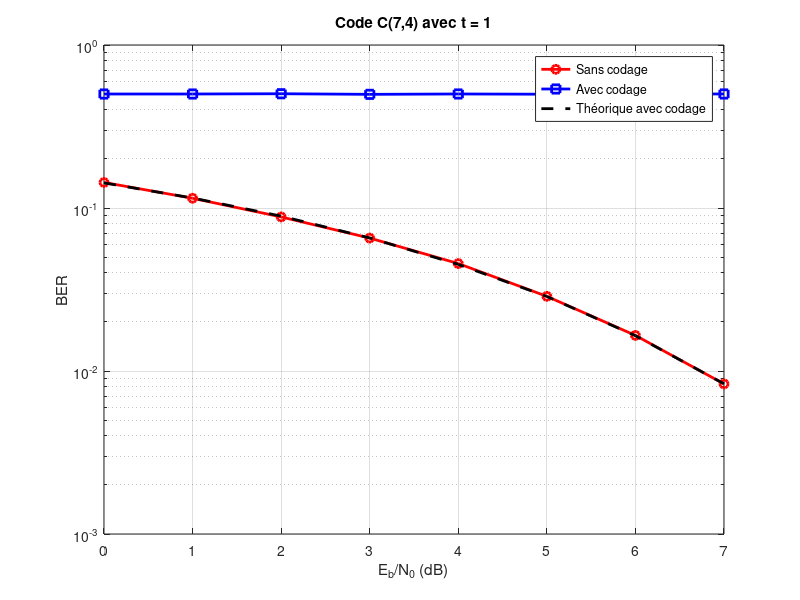
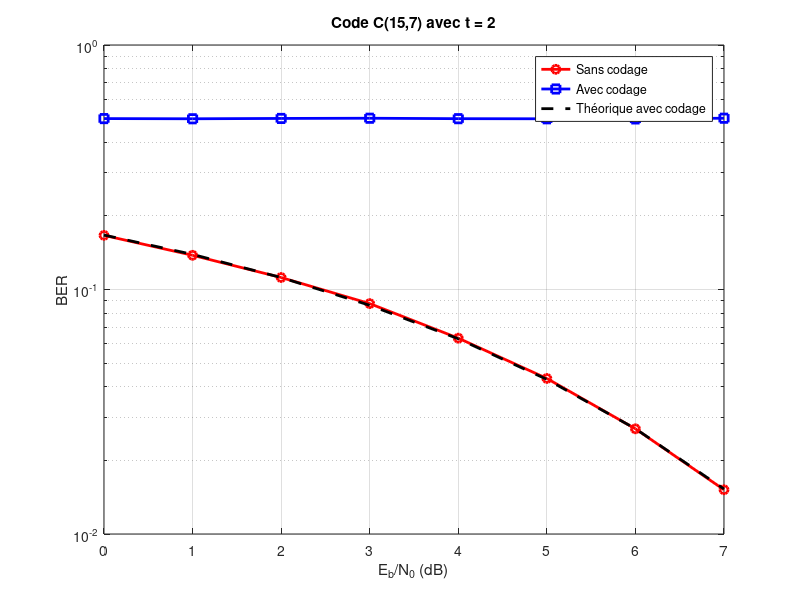
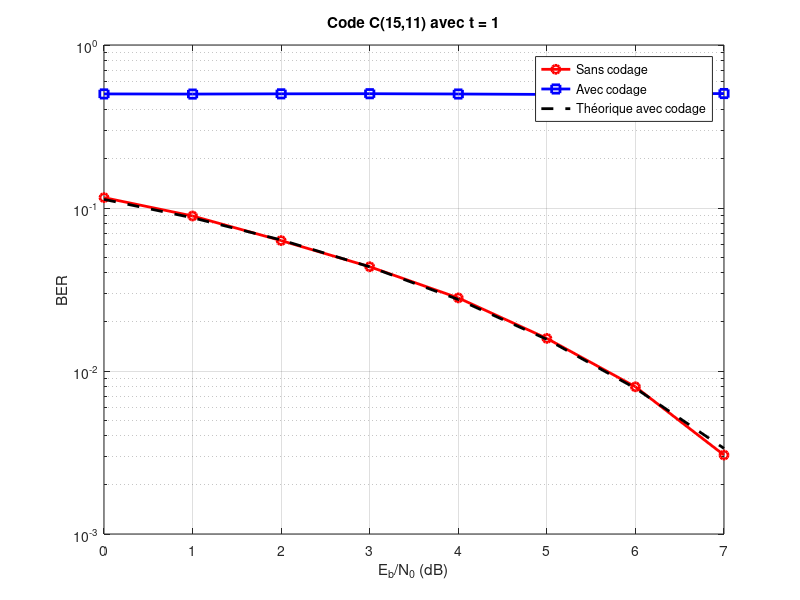
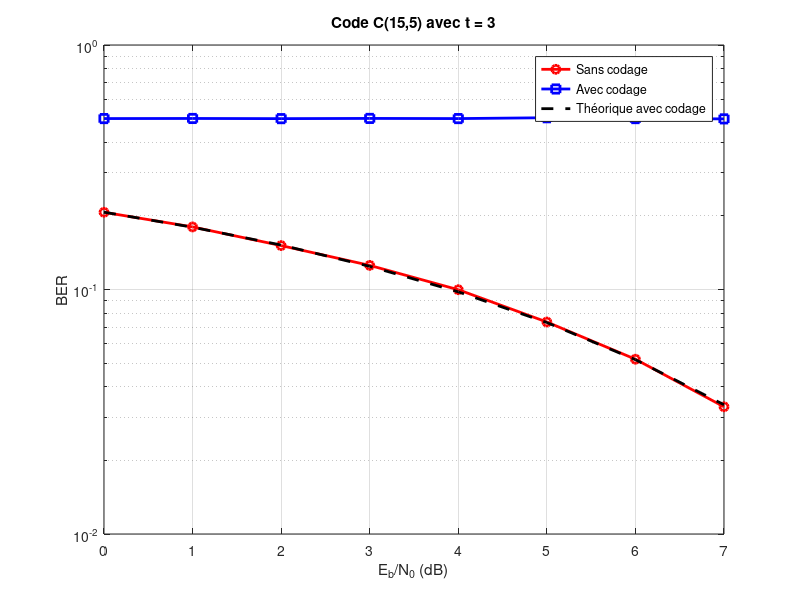

Reproduce these figures in MATLAB, in order.
% ------------------- Paramètres de simulation pour les codes cycliques -------------------
codes = [
    7, 4, 1;  % Code (7,4,1)
    15, 7, 2; % Code (15,7,2)
    15, 11, 1; % Code (15,11,1)
    15, 5, 3 % Code (15,5,3) avec pouvoir correcteur de 3
];
EbN0_dB = 0:7; % Plage de Eb/N0 en dB
num_bits = 1e5; % Nombre total de bits simulés

% Initialisation des résultats
ber_no_coding = zeros(length(EbN0_dB), size(codes, 1));
ber_with_coding = zeros(length(EbN0_dB), size(codes, 1));
ber_theoretical = zeros(length(EbN0_dB), size(codes, 1));

% ------------------- Simulation pour chaque code -------------------
for code_idx = 1:size(codes, 1)
    % Récupérer les paramètres (n, k, t)
    n = codes(code_idx, 1);
    k = codes(code_idx, 2);
    t = codes(code_idx, 3); % Pouvoir correcteur
    R = k / n; % Taux de codage
    disp(['Simulation pour le code cyclique C(', num2str(n), ',', num2str(k), ') avec t = ', num2str(t)]);

    % Choix du polynôme générateur en fonction du code (n, k)
    if n == 7 && k == 4
        gen_poly = [1 0 1 1]; % Polynôme pour (7, 4)
    elseif n == 15 && k == 11
        gen_poly = [1 0 0 1 1]; % Polynôme pour (15, 11)
    elseif n == 15 && k == 7
        gen_poly = [1 1 1 0 1 0 0 0 1]; % Polynôme pour (15, 7)
    elseif n == 15 && k == 5
        gen_poly = [1 0 1 0 0 1 1 0 1 1 1]; % Polynôme pour (15, 5)
    else
        error('Polynôme générateur non défini pour ce code (n, k).');
    end
    disp(['Polynôme générateur : ', mat2str(gen_poly)]);

    % Initialisation des BER
    ber_no_coding_code = zeros(size(EbN0_dB));
    ber_with_coding_code = zeros(size(EbN0_dB));
    ber_theoretical_code = zeros(size(EbN0_dB));

    % Simulation pour chaque Eb/N0
    for idx = 1:length(EbN0_dB)
        % Convertir Eb/N0 dB en Eb/N0 linéaire
        EbN0 = 10^(EbN0_dB(idx)/10);
        noise_variance = 1 / (2 * R * EbN0); % Variance du bruit

        % Génération des messages aléatoires
        num_blocks = ceil(num_bits / k); % Nombre de blocs de k bits
        msg = randi([0 1], num_blocks, k);

        % Sans codage
        tx_no_coding = 2 * msg(:) - 1; % Modulation BPSK
        noise = sqrt(noise_variance) * randn(size(tx_no_coding)); % Bruit AWGN
        rx_no_coding = tx_no_coding + noise; % Signal reçu
        detected_no_coding = rx_no_coding > 0; % Décision
        ber_no_coding_code(idx) = sum(msg(:) ~= detected_no_coding) / num_bits;

        % Avec codage cyclique
        coded_msg = encode(msg, n, k, 'cyclic', gen_poly); % Codage
        tx_coding = 2 * coded_msg(:) - 1; % Modulation BPSK
        noise_coding = sqrt(noise_variance) * randn(size(tx_coding)); % Bruit AWGN
        rx_coding = tx_coding + noise_coding; % Signal reçu
        detected_coding = rx_coding > 0; % Décision
        detected_coding = reshape(detected_coding, n, [])'; % Reshape en mots codés
        corrected_msg = decode(detected_coding, n, k, 'cyclic', gen_poly); % Décodage
        ber_with_coding_code(idx) = sum(sum(msg ~= corrected_msg)) / num_bits;

        % BER théorique avec codage
        ber_theoretical_code(idx) = 0.5 * erfc(sqrt(R * EbN0));
    end

    % Stocker les résultats pour ce code
    ber_no_coding(:, code_idx) = ber_no_coding_code;
    ber_with_coding(:, code_idx) = ber_with_coding_code;
    ber_theoretical(:, code_idx) = ber_theoretical_code;

    % Tracé des résultats pour ce code
    figure;
    semilogy(EbN0_dB, ber_no_coding(:, code_idx), 'r-o', 'LineWidth', 2); hold on;
    semilogy(EbN0_dB, ber_with_coding(:, code_idx), 'b-s', 'LineWidth', 2);
    semilogy(EbN0_dB, ber_theoretical(:, code_idx), 'k--', 'LineWidth', 2);
    xlabel('E_b/N_0 (dB)');
    ylabel('BER');
    legend('Sans codage', 'Avec codage', 'Théorique avec codage');
    grid on;
    title(['Code C(', num2str(n), ',', num2str(k), ') avec t = ', num2str(t)]);
end

